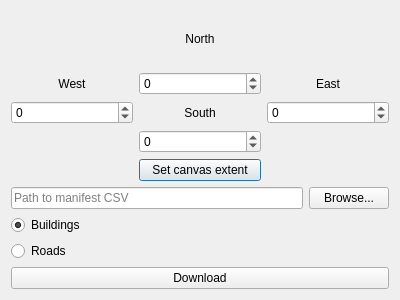
<?xml version="1.0" encoding="UTF-8"?>
<ui version="4.0">
 <class>Dialog</class>
 <widget class="QDialog" name="Dialog">
  <property name="geometry">
   <rect>
    <x>0</x>
    <y>0</y>
    <width>400</width>
    <height>300</height>
   </rect>
  </property>
  <property name="windowTitle">
   <string>Download MS Buildings/Roads</string>
  </property>
  <layout class="QVBoxLayout" name="verticalLayout">
   <item>
    <layout class="QGridLayout" name="gridLayout">
     <item row="0" column="1">
      <widget class="QLabel" name="label_north">
       <property name="text">
        <string>North</string>
       </property>
       <property name="alignment">
        <set>Qt::AlignCenter</set>
       </property>
      </widget>
     </item>
     <item row="1" column="0">
      <widget class="QLabel" name="label_west">
       <property name="text">
        <string>West</string>
       </property>
       <property name="alignment">
        <set>Qt::AlignCenter</set>
       </property>
      </widget>
     </item>
     <item row="1" column="1">
      <widget class="QSpinBox" name="spb_north">
       <property name="minimum">
        <number>-90</number>
       </property>
       <property name="maximum">
        <number>90</number>
       </property>
      </widget>
     </item>
     <item row="1" column="2">
      <widget class="QLabel" name="label_east">
       <property name="text">
        <string>East</string>
       </property>
       <property name="alignment">
        <set>Qt::AlignCenter</set>
       </property>
      </widget>
     </item>
     <item row="2" column="0">
      <widget class="QSpinBox" name="spb_west">
       <property name="minimum">
        <number>-180</number>
       </property>
       <property name="maximum">
        <number>180</number>
       </property>
      </widget>
     </item>
     <item row="2" column="1">
      <widget class="QLabel" name="label_south">
       <property name="text">
        <string>South</string>
       </property>
       <property name="alignment">
        <set>Qt::AlignCenter</set>
       </property>
      </widget>
     </item>
     <item row="2" column="2">
      <widget class="QSpinBox" name="spb_east">
       <property name="minimum">
        <number>-180</number>
       </property>
       <property name="maximum">
        <number>180</number>
       </property>
      </widget>
     </item>
     <item row="3" column="1">
      <widget class="QSpinBox" name="spb_south">
       <property name="minimum">
        <number>-90</number>
       </property>
       <property name="maximum">
        <number>90</number>
       </property>
      </widget>
     </item>
     <item row="4" column="1">
      <widget class="QPushButton" name="btn_extent">
       <property name="text">
        <string>Set canvas extent</string>
       </property>
      </widget>
     </item>
    </layout>
   </item>
   <item>
    <layout class="QHBoxLayout" name="manifestPathLayout">
     <item>
      <widget class="QLineEdit" name="manifestPathEdit">
       <property name="placeholderText">
        <string>Path to manifest CSV</string>
       </property>
      </widget>
     </item>
     <item>
      <widget class="QPushButton" name="manifestBrowseButton">
       <property name="text">
        <string>Browse...</string>
       </property>
      </widget>
     </item>
    </layout>
   </item>
   <item>
    <widget class="QRadioButton" name="buildingsRadio">
     <property name="text">
      <string>Buildings</string>
     </property>
     <property name="checked">
      <bool>true</bool>
     </property>
    </widget>
   </item>
   <item>
    <widget class="QRadioButton" name="roadsRadio">
     <property name="text">
      <string>Roads</string>
     </property>
    </widget>
   </item>
   <item>
    <widget class="QPushButton" name="downloadButton">
     <property name="text">
      <string>Download</string>
     </property>
    </widget>
   </item>
  </layout>
 </widget>
 <resources/>
 <connections/>
</ui> 
